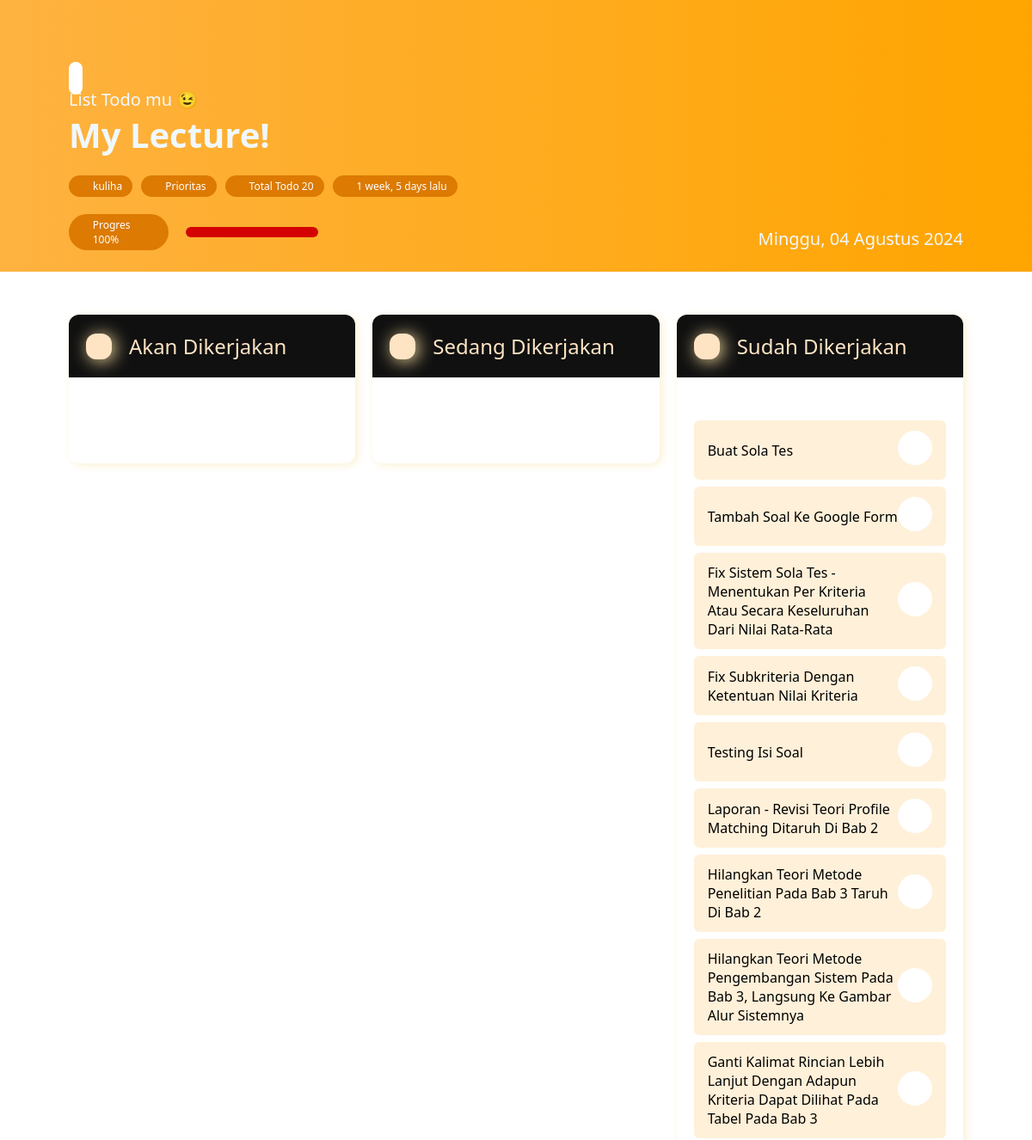
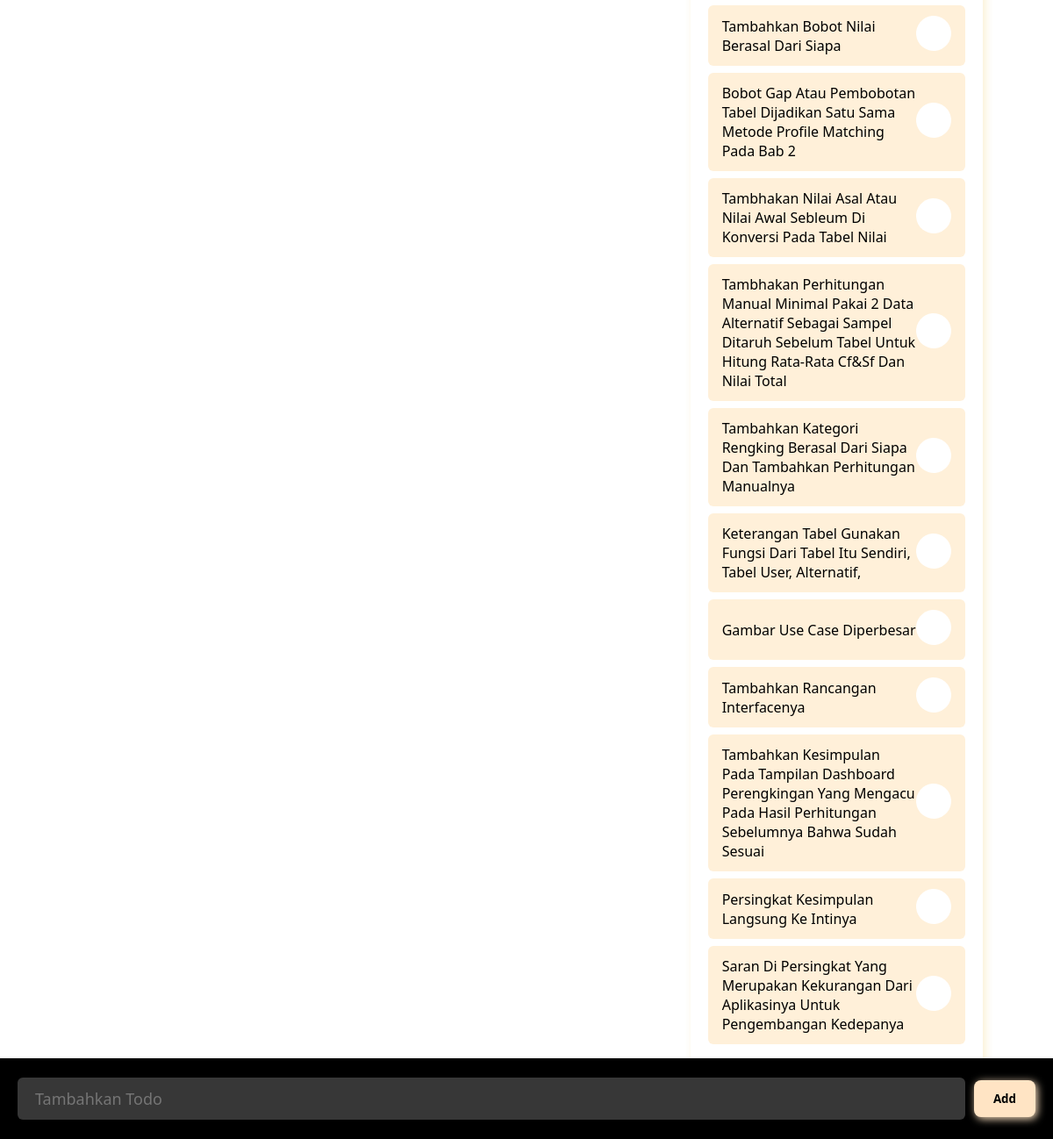
Page /task/15/ on the earlier database version (2 pictures, top to bottom).
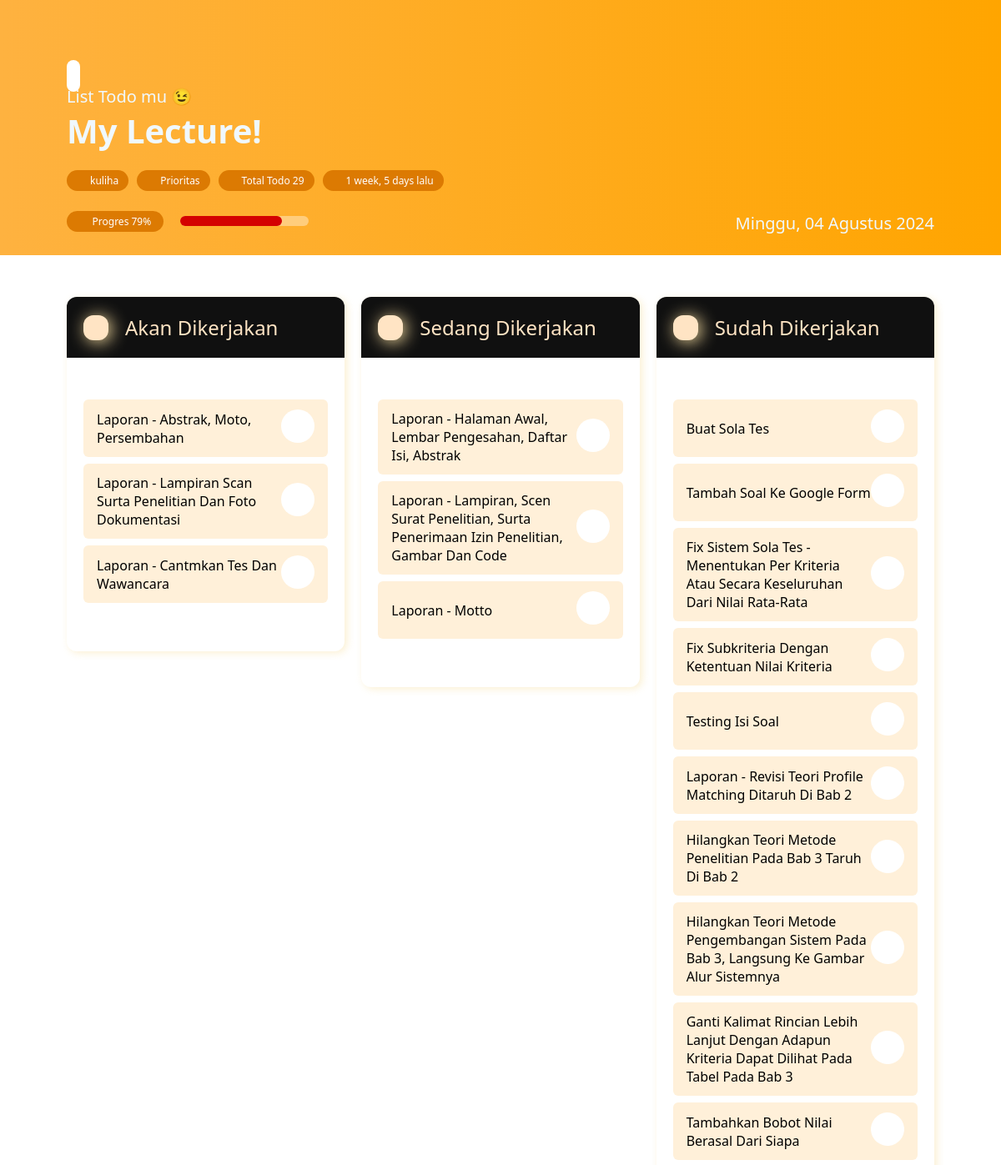
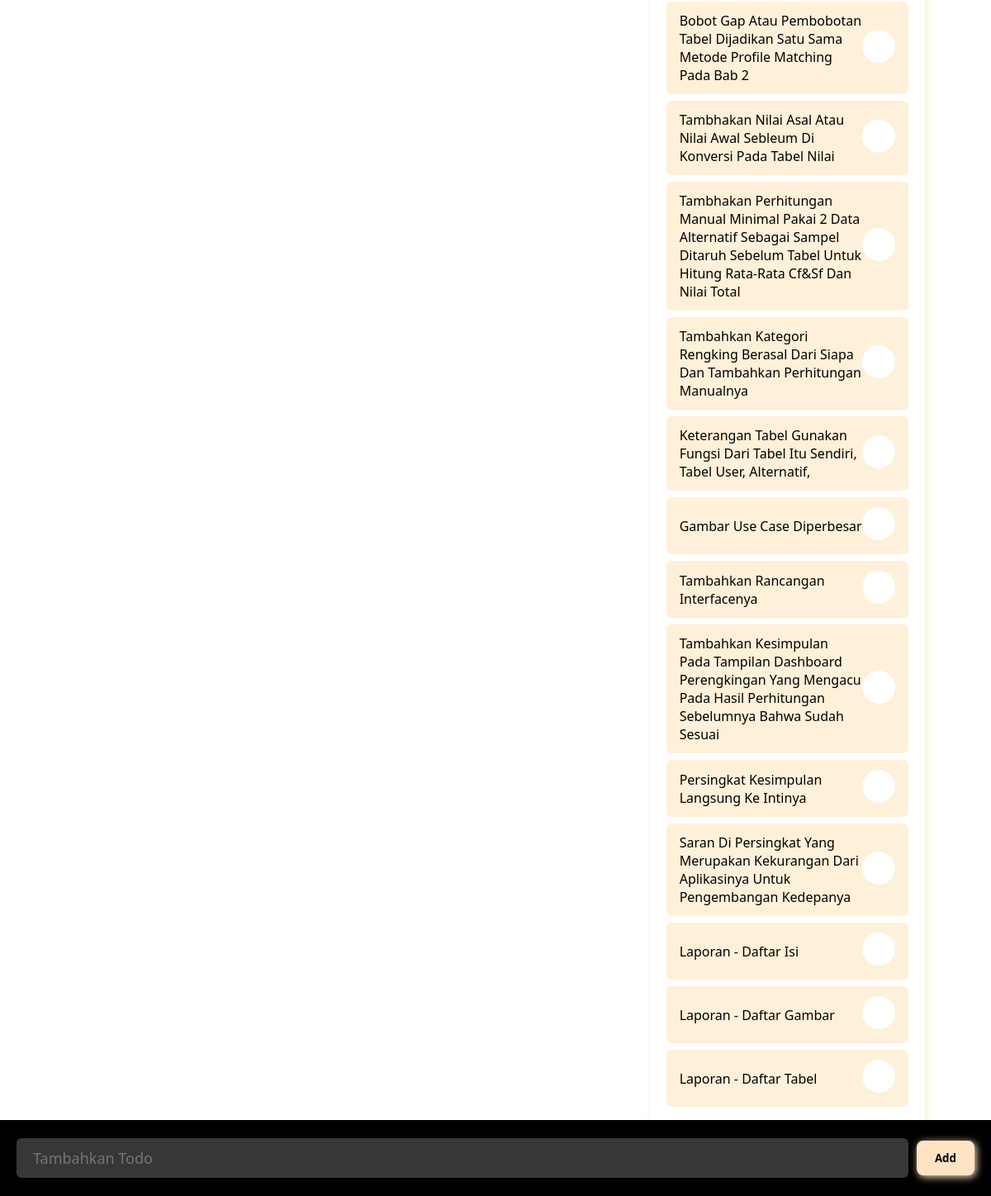
Same page on the later database version (2 pictures, top to bottom).
### todo_app/models.py (models this page shows, shortened)
class Task(models.Model):
    PRTY_CHOICES = [
        ('Prioritas', 'Prioritas'),
        ('Sedang', 'Sedang'),
        ('Santai', 'Santai')
    ]
    name = models.CharField(max_length=255)
    priority = models.CharField(max_length=255, choices=PRTY_CHOICES)
    tags = models.CharField(max_length=255)
    created = models.DateTimeField(auto_now_add=True)

class ToDo(models.Model):
    STATUS_CHOICES = [
        ('todo', 'Akan Dikerjakan'),
        ('in_progress', 'Sedang Dikerjakan'),
        ('done', 'Sudah Dikerjakan'),
    ]
    task = models.ForeignKey(Task, on_delete=models.CASCADE, related_name='todos')
    name = models.CharField(max_length=255)
    status = models.CharField(max_length=20, choices=STATUS_CHOICES, default='todo')

### todo_app/views.py (the view)
# urls.py: path('task/<int:task_id>/', views.task_detail, name='task_detail'),
def task_detail(request, task_id):
    task = get_object_or_404(Task, pk=task_id)
    if request.method == 'POST':
        form = ToDoForm(request.POST)
        if form.is_valid():
            todo = form.save(commit=False)
            todo.task = task
            todo.save()
            return redirect('task_detail', task_id=task.id)
    else:
        form = ToDoForm()
    total_todo = task.todos.count()
    todos_done = task.todos.filter(status='done').count()
    if total_todo > 0:
        progres = (todos_done / total_todo) * 100
    else:
        progres = 0
    todos_todo = task.todos.filter(status='todo')
    todos_in_progress = task.todos.filter(status='in_progress')
    todos_done = task.todos.filter(status='done')
    tanggal = datetime.datetime.now().strftime("%A, %d %B %Y").replace("Monday", "Senin").replace("Tuesday", "Selasa").replace("Wednesday", "Rabu").replace("Thursday", "Kamis").replace("Friday", "Jumat").replace("Saturday", "Sabtu").replace("Sunday", "Minggu").replace("January", "Januari").replace("February", "Februari").replace("March", "Maret").replace("April", "April").replace("May", "Mei").replace("June", "Juni").replace("July", "Juli").replace("August", "Agustus").replace("September", "September").replace("October", "Oktober").replace("November", "November").replace("December", "Desember")
    context = {
        'task': task,
        'form': form,
        'todos_todo': todos_todo,
        'todos_in_progress': todos_in_progress,
        'todos_done': todos_done,
        'total_todo': total_todo,
        'progres': progres,
        'tanggal': tanggal,
    }
    return render(request, 'task_detail.html', context)

### todo_app/forms.py
class ToDoForm(forms.ModelForm):
    class Meta:
        model = ToDo
        fields = ['name']
        widgets = {
            'name': forms.TextInput(attrs={
                'style': 'width: 100%; padding: 12px 20px; border-radius: 6px; margin: 10px 0; background-color: #f8f8f838; border: none; font-size: 18px; color: white; text-transform: capitalize;',
                'placeholder': 'Tambahkan Todo'
            })
        }

### todo_app/templatetags/custom_filters.py (called while the page is built)
@register.filter
def custom_timesince_or_created(value):
    if isinstance(value, datetime.datetime):
        now = datetime.datetime.now(datetime.timezone.utc)
        diff = now - value
        if diff.total_seconds() < 60:
            return value.strftime("%Y-%m-%d %H:%M:%S")
        else:
            return timesince(value) + " lalu"
    return value

### templates/task_detail.html (shortened to what this page needs)
{% load humanize %}
{% load custom_filters %}
<!DOCTYPE html>
<html lang="en">
<head>
</head>
<body>
  <div class="container">
    <div class="banner">
      <div class="bnr-title">
              <a href="{% url 'task_list' %}"><ion-icon name="chevron-back-outline" style="margin-top: -80px; margin-bottom: 20px; width: 25px; height: 25px; background-color: white; padding: 8px; border-radius: 8px;"></ion-icon></a>
                <p>List Todo mu 😉</p>
                <h3>{{ task.name }}!</h3>
                <div class="ket" style="display: flex; gap: 10px; margin-top: 20px; width: fit-content;">
                    <div class="tags" style="display: flex; justify-content: center; align-items: center; gap: 4px; background-color: rgb(220, 122, 2); width: fit-content; color: white; padding: 4px 12px 4px 8px; border-radius: 50px; ">
                        <ion-icon name="pricetag-outline" style="width: 16px; height: 16px; color: white; transform: translateY(2px);"></ion-icon>
                        <span style="font-size: 12px;">{{ task.tags }}</span>
                    </div>
                    <div class="tags" style="display: flex; justify-content: center; align-items: center; gap: 4px; background-color: rgb(220, 122, 2); width: fit-content; color: white; padding: 4px 12px 4px 8px; border-radius: 50px; ">
                        <ion-icon name="bookmark-outline" style="width: 16px; height: 16px; color: white; transform: translateY(1px);"></ion-icon>
                        <span style="font-size: 12px;">{{ task.priority }}</span>
                    </div>
                    <div class="tags" style="display: flex; justify-content: center; align-items: center; gap: 4px; background-color: rgb(220, 122, 2); width: fit-content; color: white; padding: 4px 12px 4px 8px; border-radius: 50px; ">
                        <ion-icon name="flag-outline" style="width: 16px; height: 16px; color: white; transform: translateY(1px);"></ion-icon>
                        <span style="font-size: 12px;">Total Todo {{total_todo}}</span>
                    </div>
                    <div class="tags" style="display: flex; justify-content: center; align-items: center; gap: 4px; background-color: rgb(220, 122, 2); width: fit-content; color: white; padding: 4px 12px 4px 8px; border-radius: 50px; ">
                        <ion-icon name="time-outline" style="width: 16px; height: 16px; color: white; transform: translateY(1px);"></ion-icon>
                        <span style="font-size: 12px;">{{ task.created|custom_timesince_or_created }}</span>
                    </div>
                </div>
                <div class="progres" style="display: flex; justify-content: center; align-items: center; gap: 20px; margin-top: 20px; width: 290px;">
                    <div class="tags" style="display: flex; justify-content: center; align-items: center; gap: 4px; background-color: rgb(220, 122, 2); width: 200px; color: white; padding: 4px 12px 4px 8px; border-radius: 50px; ">
                        <ion-icon name="flash-outline" style="width: 16px; height: 16px; color: white; transform: translateY(1px);"></ion-icon>
                        <span style="font-size: 12px;">Progres {{ progres|floatformat:0 }}%</span>
                    </div>
                    <progress value="{{ progres}}" max="100" style="margin: 10px 0;"></progress>
                </div>
            </div>
            <span style="display: flex; justify-content: center; align-items: center; gap: 10px; font-size: 20px;">
              <ion-icon name="calendar-outline" style="width: 25px; height: 25px;"></ion-icon>
              <p>{{tanggal}}</p>
            </span>
        </div>
        <div class="detail">
            <div class="card">
                <div class="card-header">
                    <ion-icon name="bulb-outline" id="icon"></ion-icon>
                    Akan Dikerjakan
                </div>
                <div class="card-body">
                  {% for todo in todos_todo %}
                  <div class="todos" style="display: flex; align-items: center; justify-content: space-between;">
                        <span>{{ todo.name }}</span>
                        <form method="post" action="{% url 'change_todo_status' todo.id %}">
                          <button type="submit"></button>
                        </form>
                  </div>
                  {% endfor %}
                </div>
            </div>
            <div class="card">
                <div class="card-header">
                    <ion-icon name="rocket-outline" id="icon"></ion-icon>
                    Sedang Dikerjakan
                </div>
                <div class="card-body">
                  {% for todo in todos_in_progress %}
                  <div class="todos" style="display: flex; align-items: center; justify-content: space-between;">
                        <span> {{ todo.name }}</span>
                        <form method="post" action="{% url 'change_todo_status' todo.id %}">
                          <button type="submit"></button>
                        </form>
                  </div>
                  {% endfor %}
                </div>
            </div>
            <div class="card">
                <div class="card-header">
                    <ion-icon name="nutrition-outline" id="icon"></ion-icon>
                  Sudah Dikerjakan
                </div>
                <div class="card-body">
                  {% for todo in todos_done %}
                  <div class="todos" style="display: flex; align-items: center; justify-content: space-between;">
                        <span>{{ todo.name }}</span>
                        <form method="post" action="{% url 'change_todo_status' todo.id %}">
                          <button type="submit" style="transform: rotate(-5deg);"></button>
                        </form>
                  </div>
                  {% endfor %}
                </div>
            </div>
        </div>
        <form method="post" id="add-todo">
          {{ form.name }}
          <button type="submit" style="padding: 12px 22px; border-radius: 8px; cursor: pointer; background-color: bisque; color: rgb(0, 0, 0); font-weight: 600; box-shadow: 2px 2px 10px bisque; border: none;">Add</button>
        </form>
    </div>
</body>
</html>

### templates/task_detail.html (style rules this page uses)
* { margin: 0; padding: 0; box-sizing: border-box; font-family: 'Segoe UI', Tahoma, Geneva, Verdana, sans-serif; }
.banner { padding: 80px 80px 25px 80px; background-image: linear-gradient(90deg, rgb(254, 178, 64), orange); display: flex; justify-content: space-between; align-items: end; color: aliceblue; }
.banner p { font-size: 20px; }
.banner h3 { font-size: 40px; }
progress { width: 100%; height: 12px; -webkit-appearance: none; appearance: none; }
.detail { margin: 50px 80px; display: flex; justify-content: center; gap: 20px; align-items: start; }
.detail .card { background-color: white; border-radius: 12px; width: 40%; overflow: hidden; box-shadow: 3px 2px 10px rgba(247, 223, 161, 0.478); }
.detail .card .card-header { background-color: rgb(16, 16, 16); padding: 20px; font-size: 24px; color: bisque; display: flex; align-items: center; justify-content: start; gap: 20px; font-weight: 500; }
.detail .card .card-body { padding: 50px 20px; }
.detail .card .card-body .todos { background-color: rgb(255, 240, 217); padding: 12px 16px; border-radius: 6px; margin-bottom: 8px; }
.detail .card .card-body .todos button { background-color: white; color: rgb(0, 0, 0); text-align: center; border-radius: 50px; width: 40px; height: 40px; border: none; cursor: pointer; }
.detail .card .card-body span { font-weight: 500; text-transform: capitalize; }
#icon { background-color: bisque; color: black; padding: 15px; border-radius: 12px; box-shadow: 3px 2px 20px rgb(247, 222, 161); }
#add-todo { background-color: black; color: bisque; display: flex; align-items: center; justify-content: space-between; gap: 10px; padding: 12px 20px; position: fixed; bottom: 0; width: 100%; }

Differences in the rows shown:
added ToDo: name "Laporan - Abstrak, Moto, Persembahan", shown under "My Lecture!"
added ToDo: name "Laporan - Lampiran Scan Surta Penelitian Dan Foto Dokumentasi", shown under "My Lecture!"
added ToDo: name "Laporan - Cantmkan Tes Dan Wawancara", shown under "My Lecture!"
added ToDo: name "Laporan - Halaman Awal, Lembar Pengesahan, Daftar Isi, Abstrak"
added ToDo: name "Laporan - Lampiran, Scen Surat Penelitian, Surta Penerimaan Izin Penelitian, Gambar Dan Code"
added ToDo: name "Laporan - Motto"
added ToDo: name "Laporan - Daftar Isi"
added ToDo: name "Laporan - Daftar Gambar"
added ToDo: name "Laporan - Daftar Tabel"
Other differences:
{{ total_todo }}: "20" → "29"
{{ progres|floatformat:0 }}: "100" → "79"
{{ progres }}: 100.0 → 79.3103448275862 (drawn)
